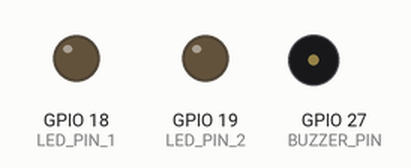
This program was run on a simulated ESP32. Shown: output pins drawn as LEDs (lit = HIGH), buzzer (waves = sounding).

Above: at 1.5 s.
At 2.0 s:
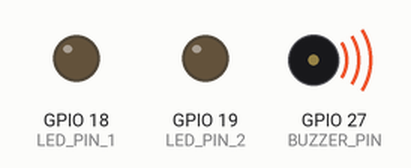
At 4.09 s:
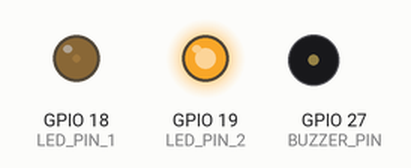
At 12.8 s:
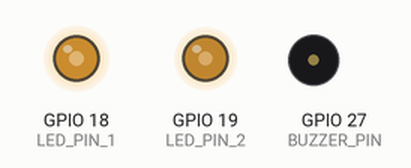
At 21.51 s:
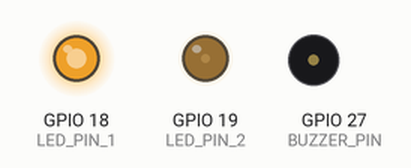
At 38.94 s:
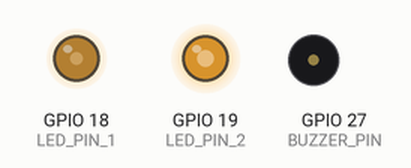
Timing chart, 0 to 40.0 s (numbered marks = the images above):
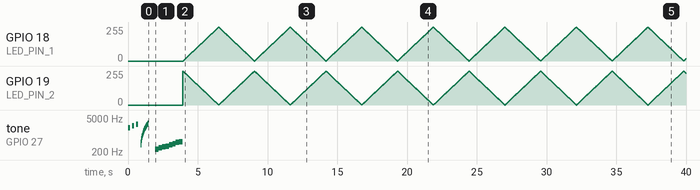

The program:

main.cpp
```cpp
#include <Arduino.h>

// --- LED Configuration ---
#define LED_PIN_1   18
#define PWM_CH_1    0

#define LED_PIN_2   19
#define PWM_CH_2    1

#define LED_FREQ    5000
#define LED_RES     8  // 8-bit resolution (0-255)

// --- Buzzer Configuration ---
#define BUZZER_PIN      27
#define BUZZER_CH       2  // Use different PWM channel for buzzer
#define BUZZER_FREQ     2000
#define BUZZER_RES      10 // 10-bit resolution (0-1023)

void setup() {
  // --- Setup LEDs ---
  ledcSetup(PWM_CH_1, LED_FREQ, LED_RES);
  ledcAttachPin(LED_PIN_1, PWM_CH_1);

  ledcSetup(PWM_CH_2, LED_FREQ, LED_RES);
  ledcAttachPin(LED_PIN_2, PWM_CH_2);

  // --- Setup Buzzer ---
  ledcSetup(BUZZER_CH, BUZZER_FREQ, BUZZER_RES);
  ledcAttachPin(BUZZER_PIN, BUZZER_CH);

  // --- 1. Simple beep pattern ---
  for (int i = 0; i < 3; i++) {
    ledcWriteTone(BUZZER_CH, 2000 + i * 400); // change tone
    delay(150);
    ledcWrite(BUZZER_CH, 0);                  // stop tone
    delay(150);
  }

  // --- 2. Frequency sweep (400Hz → 3kHz) ---
  for (int f = 400; f <= 3000; f += 100) {
    ledcWriteTone(BUZZER_CH, f);
    delay(20);
  }
  ledcWrite(BUZZER_CH, 0);
  delay(500);

  // --- 3. Short melody ---
  int melody[] = {262, 294, 330, 349, 392, 440, 494, 523};
  for (int i = 0; i < 8; i++) {
    ledcWriteTone(BUZZER_CH, melody[i]);
    delay(250);
  }
  ledcWrite(BUZZER_CH, 0); // stop buzzer
}

void loop() {
  // LED cross-fade loop
  for (int d = 0; d <= 255; d++) {
    ledcWrite(PWM_CH_1, d);        // LED 1 increases
    ledcWrite(PWM_CH_2, 255 - d);  // LED 2 decreases
    delay(10);
  }

  for (int d = 255; d >= 0; d--) {
    ledcWrite(PWM_CH_1, d);        // LED 1 decreases
    ledcWrite(PWM_CH_2, 255 - d);  // LED 2 increases
    delay(10);
  }
}
```
